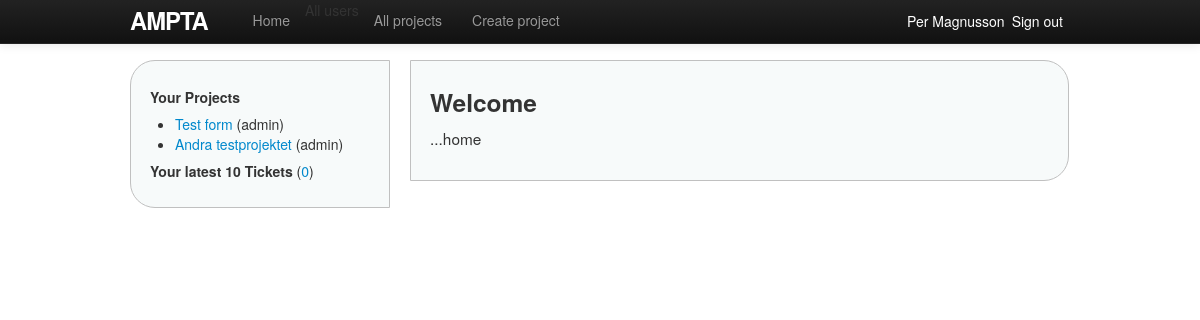
Page / (signed in) on the earlier database version.
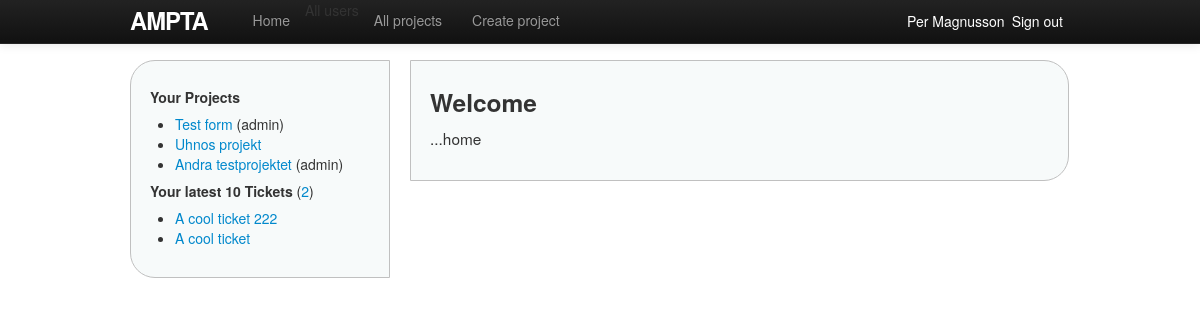
Same page on the later database version.
### ampta/models.py (models this page shows, shortened)
class Project(models.Model):
    name = models.CharField(max_length=20)
    description = models.TextField()
    start_date = models.DateField()
    end_date = models.DateField()
    users = models.ManyToManyField(User, related_name='projects')
    owner = models.ForeignKey(User, related_name='projects_owned_by_user')
    date_added = models.DateTimeField()
    date_updated = models.DateTimeField()
    def owned_by_user(self, user):
        return self.owner == user

class Ticket(models.Model):
    name = models.CharField(max_length=20)
    description = models.TextField()
    start_date = models.DateField();
    end_date = models.DateField();
    status = models.ForeignKey(Status, related_name='tickets')
    project = models.ForeignKey(Project, related_name='tickets')
    owner = models.ForeignKey(User, related_name='tickets')
    date_added = models.DateTimeField()
    date_updated = models.DateTimeField()

### ampta/views/views.py (the view)
# urls.py: url(r'^$', 'home_index', name='root'),
def home_index(request):
    return render(request, 'home/index.html', None)

### ampta/templatetags/custom_filters.py (called while the page is built)
@register.filter(name='user_projects')
def user_projects(user):
    projects = user.projects.order_by('-date_added')
    return projects

@register.filter(name='owned_by_user')
def owned_by_user(project, user):
    return project.owned_by_user(user)

### ampta/templates/home/index.html (shortened to what this page needs)
{% extends 'shared/base.html' %}
{% block content %}
<h3>Welcome</h3>
<p>...home</p>
{% endblock %}

### ampta/templates/shared/base.html (shortened to what this page needs)
<!DOCTYPE html>
<html>
	<head>
		{% block styles %}
			<link rel="stylesheet" type="text/css" href="{{ STATIC_URL }}styles/bootstrap.min.css">
			<link rel="stylesheet" type="text/css" href="{{ STATIC_URL }}styles/site.css">
		{% endblock %}
	</head>
	<body>
		<div class="container">
		<header>
			<nav class="navbar navbar-inverse navbar-fixed-top">
				<div class="navbar-inner">
					<div class="container">
						<a id="logo" class="brand">Ampta</a>
						<div class="nav-collapse collapse">
							<ul class="nav">
								<li>
									<a href="{% url home %}">Home</a>
								</li>
								<li>
									All users
								</li>
								<li {% if projects_active %}class="active"{% endif %}>
									<a href="{% url projects %}">All projects</a>
								</li>
								<li>
									<a href="{% url new_project %}">Create project</a>
								</li>
							</ul>
						</div>
						<span class="sign_out pull-right">Sign out</span>
						<span class="active_user pull-right">{{ user.get_full_name }}</span>
					</div>
				</div>
			</nav>
		</header>
		<div class="sidenav pull-left">
			{% include 'shared/_sidenav_projects_tickets.html' %}
		</div>
		<div class="main pull-left">
			{% block content %}{% endblock %}
		</div>
		</div>
	</body>
</html>

### ampta/templates/shared/_sidenav_projects_tickets.html (shortened to what this page needs)
{% load custom_filters %}
<h5>Your Projects</h5>
<ul>
{% with projects=user|user_projects %}
{% for p in projects.all %}
	<li>
		<a href="{% url project p.id %}">{{ p.name }}</a>
		{% if p|owned_by_user:user %}(admin){% endif %}
	</li>
{% endfor%}
{% endwith %}
</ul>
<h5>Your latest 10 Tickets
	<span class="countTickets">(<a href="{% url tickets %}">{{ user.tickets.count }}</a>)</span>
</h5>
<ul>
{% for t in user.tickets.all|dictsortreversed:"date_added"|slice:"10" %}
	<li><a href="{% url project_ticket t.project.id t.id %}">{{ t.name }}</a></li>
{% endfor %}
</ul>

Differences in the rows shown:
added Project: name "Uhnos projekt"
added Ticket: name "A cool ticket 222"
added Ticket: name "A cool ticket"
Other differences:
{{ user.tickets.count }}: "0" → "2"
